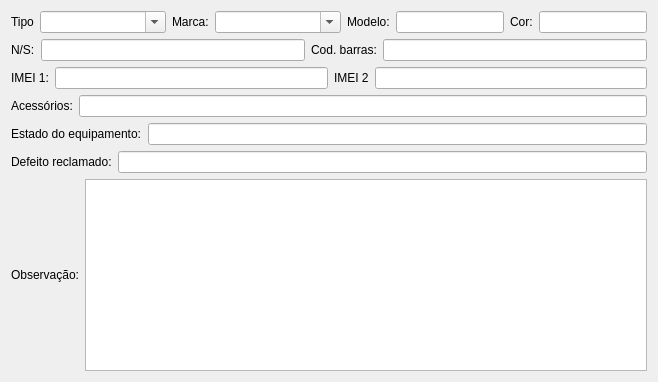
     <widget class="QWidget" name="tab_2">
      <property name="mouseTracking">
       <bool>false</bool>
      </property>
      <property name="focusPolicy">
       <enum>Qt::NoFocus</enum>
      </property>
      <property name="acceptDrops">
       <bool>false</bool>
      </property>
      <attribute name="title">
       <string>Dados do equipamento</string>
      </attribute>
      <layout class="QVBoxLayout" name="verticalLayout_6">
       <item>
        <layout class="QHBoxLayout" name="horizontalLayout_10">
         <item>
          <widget class="QLabel" name="lbType">
           <property name="sizePolicy">
            <sizepolicy hsizetype="Preferred" vsizetype="Preferred">
             <horstretch>0</horstretch>
             <verstretch>0</verstretch>
            </sizepolicy>
           </property>
           <property name="text">
            <string>Tipo</string>
           </property>
          </widget>
         </item>
         <item>
          <widget class="QComboBox" name="cbType">
           <property name="sizePolicy">
            <sizepolicy hsizetype="Expanding" vsizetype="Fixed">
             <horstretch>0</horstretch>
             <verstretch>0</verstretch>
            </sizepolicy>
           </property>
           <property name="maximumSize">
            <size>
             <width>16777215</width>
             <height>16777215</height>
            </size>
           </property>
           <property name="focusPolicy">
            <enum>Qt::StrongFocus</enum>
           </property>
           <property name="editable">
            <bool>true</bool>
           </property>
           <item>
            <property name="text">
             <string/>
            </property>
           </item>
           <item>
            <property name="text">
             <string>Notebook</string>
            </property>
           </item>
           <item>
            <property name="text">
             <string>Smartphone</string>
            </property>
           </item>
           <item>
            <property name="text">
             <string>Tablet</string>
            </property>
           </item>
           <item>
            <property name="text">
             <string>Desktop</string>
            </property>
           </item>
           <item>
            <property name="text">
             <string>Netbook</string>
            </property>
           </item>
           <item>
            <property name="text">
             <string>Celular</string>
            </property>
           </item>
           <item>
            <property name="text">
             <string>Pendrive</string>
            </property>
           </item>
           <item>
            <property name="text">
             <string>HD</string>
            </property>
           </item>
           <item>
            <property name="text">
             <string>Monitor</string>
            </property>
           </item>
           <item>
            <property name="text">
             <string>TV</string>
            </property>
           </item>
           <item>
            <property name="text">
             <string>Video Game</string>
            </property>
           </item>
           <item>
            <property name="text">
             <string>Brinquedo</string>
            </property>
           </item>
           <item>
            <property name="text">
             <string>DVD Player</string>
            </property>
           </item>
           <item>
            <property name="text">
             <string>Roteador</string>
            </property>
           </item>
           <item>
            <property name="text">
             <string>Controle</string>
            </property>
           </item>
           <item>
            <property name="text">
             <string>Não Especificado</string>
            </property>
           </item>
           <item>
            <property name="text">
             <string/>
            </property>
           </item>
          </widget>
         </item>
         <item>
          <widget class="QLabel" name="lbBrand">
           <property name="maximumSize">
            <size>
             <width>16777215</width>
             <height>16777215</height>
            </size>
           </property>
           <property name="text">
            <string>Marca:</string>
           </property>
          </widget>
         </item>
         <item>
          <widget class="QComboBox" name="cbBrand">
           <property name="sizePolicy">
            <sizepolicy hsizetype="Expanding" vsizetype="Fixed">
             <horstretch>0</horstretch>
             <verstretch>0</verstretch>
            </sizepolicy>
           </property>
           <property name="editable">
            <bool>true</bool>
           </property>
           <item>
            <property name="text">
             <string/>
            </property>
           </item>
           <item>
            <property name="text">
             <string>Acer</string>
            </property>
           </item>
           <item>
            <property name="text">
             <string>Alcatel</string>
            </property>
           </item>
           <item>
            <property name="text">
             <string>Q-Mobile</string>
            </property>
           </item>
           <item>
            <property name="text">
             <string>Xiaomi</string>
            </property>
           </item>
           <item>
            <property name="text">
             <string>OnePlus</string>
            </property>
           </item>
           <item>
            <property name="text">
             <string>Apple</string>
            </property>
           </item>
           <item>
            <property name="text">
             <string>Asus</string>
            </property>
           </item>
           <item>
            <property name="text">
             <string>BLU</string>
            </property>
           </item>
           <item>
            <property name="text">
             <string>CCE</string>
            </property>
           </item>
           <item>
            <property name="text">
             <string>Compaq</string>
            </property>
           </item>
           <item>
            <property name="text">
             <string>Dell</string>
            </property>
           </item>
           <item>
            <property name="text">
             <string>DL</string>
            </property>
           </item>
           <item>
            <property name="text">
             <string>D-Link</string>
            </property>
           </item>
           <item>
            <property name="text">
             <string>Huawei</string>
            </property>
           </item>
           <item>
            <property name="text">
             <string>Quantum</string>
            </property>
           </item>
           <item>
            <property name="text">
             <string>BlackBerry</string>
            </property>
           </item>
           <item>
            <property name="text">
             <string>Gateway</string>
            </property>
           </item>
           <item>
            <property name="text">
             <string>ZTE</string>
            </property>
           </item>
           <item>
            <property name="text">
             <string>Multilaser</string>
            </property>
           </item>
           <item>
            <property name="text">
             <string>HTC</string>
            </property>
           </item>
           <item>
            <property name="text">
             <string>Bright</string>
            </property>
           </item>
           <item>
            <property name="text">
             <string>Itautec</string>
            </property>
           </item>
           <item>
            <property name="text">
             <string>Microsoft</string>
            </property>
           </item>
           <item>
            <property name="text">
             <string>Microboard</string>
            </property>
           </item>
           <item>
            <property name="text">
             <string>Samsung</string>
            </property>
           </item>
           <item>
            <property name="text">
             <string>LG</string>
            </property>
           </item>
           <item>
            <property name="text">
             <string>Motorola</string>
            </property>
           </item>
           <item>
            <property name="text">
             <string>Nokia</string>
            </property>
           </item>
           <item>
            <property name="text">
             <string>Lenovo</string>
            </property>
           </item>
           <item>
            <property name="text">
             <string>Seagate</string>
            </property>
           </item>
           <item>
            <property name="text">
             <string>WD</string>
            </property>
           </item>
           <item>
            <property name="text">
             <string>Hitachi</string>
            </property>
           </item>
           <item>
            <property name="text">
             <string>Positivo</string>
            </property>
           </item>
           <item>
            <property name="text">
             <string>Navicity</string>
            </property>
           </item>
           <item>
            <property name="text">
             <string>Qbex</string>
            </property>
           </item>
           <item>
            <property name="text">
             <string>HP</string>
            </property>
           </item>
           <item>
            <property name="text">
             <string>Every</string>
            </property>
           </item>
           <item>
            <property name="text">
             <string>Lenoxx</string>
            </property>
           </item>
           <item>
            <property name="text">
             <string>Sony</string>
            </property>
           </item>
           <item>
            <property name="text">
             <string>Sony Ericsson</string>
            </property>
           </item>
           <item>
            <property name="text">
             <string>Siemens</string>
            </property>
           </item>
           <item>
            <property name="text">
             <string>Semp Toshiba</string>
            </property>
           </item>
           <item>
            <property name="text">
             <string>Semp</string>
            </property>
           </item>
           <item>
            <property name="text">
             <string>Toshiba</string>
            </property>
           </item>
           <item>
            <property name="text">
             <string>How</string>
            </property>
           </item>
           <item>
            <property name="text">
             <string>TP-Link</string>
            </property>
           </item>
           <item>
            <property name="text">
             <string>Não Especificado</string>
            </property>
           </item>
           <item>
            <property name="text">
             <string/>
            </property>
           </item>
          </widget>
         </item>
         <item>
          <widget class="QLabel" name="lbModel">
           <property name="maximumSize">
            <size>
             <width>16777215</width>
             <height>16777215</height>
            </size>
           </property>
           <property name="text">
            <string>Modelo:</string>
           </property>
          </widget>
         </item>
         <item>
          <widget class="QLineEdit" name="leModel">
           <property name="maximumSize">
            <size>
             <width>16777215</width>
             <height>16777215</height>
            </size>
           </property>
          </widget>
         </item>
         <item>
          <widget class="QLabel" name="lbColor">
           <property name="maximumSize">
            <size>
             <width>16777215</width>
             <height>16777215</height>
            </size>
           </property>
           <property name="text">
            <string>Cor:</string>
           </property>
          </widget>
         </item>
         <item>
          <widget class="QLineEdit" name="leColor">
           <property name="maximumSize">
            <size>
             <width>16777215</width>
             <height>16777215</height>
            </size>
           </property>
          </widget>
         </item>
        </layout>
       </item>
       <item>
        <layout class="QHBoxLayout" name="horizontalLayout_11">
         <item>
          <widget class="QLabel" name="lbNs">
           <property name="text">
            <string>N/S:</string>
           </property>
          </widget>
         </item>
         <item>
          <widget class="QLineEdit" name="leNs"/>
         </item>
         <item>
          <widget class="QLabel" name="lbBarCode">
           <property name="text">
            <string>Cod. barras:</string>
           </property>
          </widget>
         </item>
         <item>
          <widget class="QLineEdit" name="leBarCode"/>
         </item>
        </layout>
       </item>
       <item>
        <layout class="QHBoxLayout" name="horizontalLayout_24">
         <item>
          <widget class="QLabel" name="lbImei1">
           <property name="text">
            <string>IMEI 1:</string>
           </property>
          </widget>
         </item>
         <item>
          <widget class="QLineEdit" name="leImei1">
           <property name="maxLength">
            <number>15</number>
           </property>
          </widget>
         </item>
         <item>
          <widget class="QLabel" name="lbImei2">
           <property name="text">
            <string>IMEI 2</string>
           </property>
          </widget>
         </item>
         <item>
          <widget class="QLineEdit" name="leImei2"/>
         </item>
        </layout>
       </item>
       <item>
        <layout class="QHBoxLayout" name="horizontalLayout_13">
         <item>
          <widget class="QLabel" name="lbAcessories">
           <property name="text">
            <string>Acessórios:</string>
           </property>
          </widget>
         </item>
         <item>
          <widget class="QLineEdit" name="leAcessories"/>
         </item>
        </layout>
       </item>
       <item>
        <layout class="QHBoxLayout" name="horizontalLayout_14">
         <item>
          <widget class="QLabel" name="lbDeviceStatus">
           <property name="text">
            <string>Estado do equipamento:</string>
           </property>
          </widget>
         </item>
         <item>
          <widget class="QLineEdit" name="leDeviceStatus"/>
         </item>
        </layout>
       </item>
       <item>
        <layout class="QHBoxLayout" name="horizontalLayout_15">
         <item>
          <widget class="QLabel" name="lbDefect">
           <property name="text">
            <string>Defeito reclamado:</string>
           </property>
          </widget>
         </item>
         <item>
          <widget class="QLineEdit" name="leDefect"/>
         </item>
        </layout>
       </item>
       <item>
        <layout class="QHBoxLayout" name="horizontalLayout_17">
         <item>
          <widget class="QLabel" name="lbObs1">
           <property name="text">
            <string>Observação:</string>
           </property>
          </widget>
         </item>
         <item>
          <widget class="QTextEdit" name="teObs1"/>
         </item>
        </layout>
       </item>
      </layout>
     </widget>
